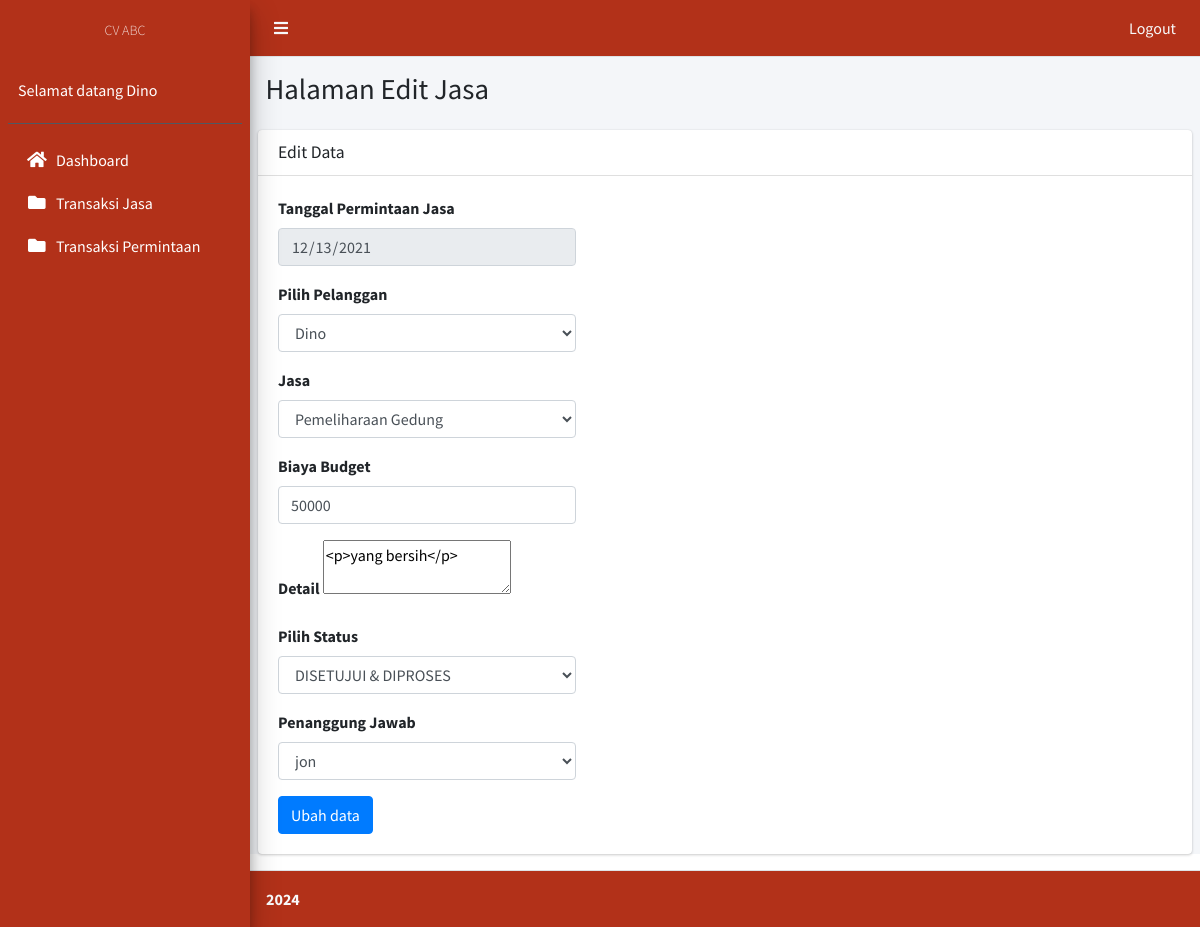
/jasa-edit.php?id=1 (signed in), run on the app's committed database.
### tables this page shows
CREATE TABLE `jasa` (
  `id` int(11) NOT NULL,
  `jasa_id` int(11) NOT NULL,
  `tanggal` date NOT NULL,
  `pelanggan_id` int(11) NOT NULL,
  `biaya_budget` varchar(250) NOT NULL,
  `status` varchar(250) NOT NULL,
  `penanggung_jawab` int(11) NOT NULL,
  `detail` text DEFAULT NULL
);

CREATE TABLE `pelanggan` (
  `id` int(11) NOT NULL,
  `kode` varchar(50) DEFAULT NULL,
  `nik` varchar(150) DEFAULT NULL,
  `nama` varchar(150) DEFAULT NULL,
  `alamat` text DEFAULT NULL,
  `hp` varchar(18) DEFAULT NULL,
  `username` varchar(50) DEFAULT NULL,
  `password` varchar(50) DEFAULT NULL,
  `verifikasi` enum('sudah_verifikasi','waiting','data_tidak_valid') DEFAULT NULL,
  `email` varchar(100) DEFAULT NULL,
  `tgl_daftar` date DEFAULT NULL,
  `jenkel` enum('Pria','Wanita') NOT NULL
);

CREATE TABLE `pelayanan` (
  `id` int(11) NOT NULL,
  `nama_pelayanan` varchar(150) DEFAULT NULL,
  `jenis` enum('jasa','pengadaan') DEFAULT NULL
);

CREATE TABLE `karyawan` (
  `id` int(11) NOT NULL,
  `nik` varchar(50) DEFAULT NULL,
  `nama` varchar(50) DEFAULT NULL,
  `jenkel` varchar(50) DEFAULT NULL,
  `jabatan` varchar(50) DEFAULT NULL,
  `no_hp` varchar(50) DEFAULT NULL,
  `alamat` text DEFAULT NULL,
  `status_aktif` varchar(20) DEFAULT NULL,
  `username` varchar(250) DEFAULT NULL,
  `password` varchar(250) DEFAULT NULL
);

### jasa-edit.php (the view, shortened to what this page needs)
<?php
  include('templates/header.php');
  include('templates/sidebar.php');
?>
  <div class="content-wrapper">
    <section class="content-header">
      <div class="container-fluid">
        <div class="row mb-2">
          <div class="col-sm-6">
            <h1>Halaman Edit Jasa</h1>
          </div>
        </div>
      </div>
    </section>
    <section class="content">
      <div class="card">
        <div class="card-header">
          <h3 class="card-title">Edit Data</h3>
        </div>
        <div class="card-body">
          <?php
          include('koneksi.php');
          $id = $_GET['id'];
          $data   = mysqli_query($koneksi, "select * from jasa where id = '$id'");
          $row  = mysqli_fetch_assoc($data);
          ?>
          <form action="" method="post" role="form">
             <div class="form-group">
              <label>Tanggal Permintaan Jasa</label>
              <input type="date" name="tanggal" class="form-control col-4" value="<?= $row['tanggal']; ?>" readonly >
            </div>
            <div class="form-group">
              <label>Pilih Pelanggan</label>
              <select class="form-control col-sm-4" name="pelanggan_id" required="" >
                <?php
                  $datas = mysqli_query($koneksi, "select * from pelanggan") or die(mysqli_error($koneksi));
                  while($row1 = mysqli_fetch_assoc($datas)) {
                ?>
                <option value="<?= $row1['id'] ?>" <?= ($row['pelanggan_id'] == $row1['id']) ? 'selected' : ''; ?>><?= $row1['nama'] ?></option>
              <?php } ?>
              </select>
            </div>
            <div class="form-group">
              <label>Jasa</label>
              <select class="form-control col-sm-4" name="jasa_id" required="" >
                <?php
                  $datas = mysqli_query($koneksi, "select * from pelayanan") or die(mysqli_error($koneksi));
                  while($row1 = mysqli_fetch_assoc($datas)) {
                ?>
                <option value="<?= $row1['id'] ?>" <?= ($row['jasa_id'] == $row1['id']) ? 'selected' : ''; ?>><?= $row1['nama_pelayanan'] ?></option>
              <?php } ?>
              </select>
            </div>
            <div class="form-group">
              <label>Biaya Budget</label>
              <input type="number" min="0" name="biaya_budget" class="form-control col-4" required value="<?= $row['biaya_budget']; ?>" >
            </div>
            <div class="form-group">
              <label>Detail</label>
              <textarea name="detail" class="textarea"><?= $row['detail']; ?></textarea>
            </div>
            <div class="form-group">
              <label>Pilih Status</label>
              <select class="form-control col-sm-4" name="status" required="">
                <option value="DISETUJUI & DIPROSES" <?= ($row['status'] == 'DISETUJUI & DIPROSES') ? 'selected' : ''; ?>>DISETUJUI & DIPROSES</option>
              </select>
            </div>
            <div class="form-group">
              <label>Penanggung Jawab</label>
              <select class="form-control col-sm-4" name="penanggung_jawab" required="" >
                <?php
                  $datas = mysqli_query($koneksi, "select * from karyawan") or die(mysqli_error($koneksi));
                  while($row1 = mysqli_fetch_assoc($datas)) {
                ?>
                <option value="<?= $row1['id'] ?>" <?= ($row['penanggung_jawab'] == $row1['id']) ? 'selected' : ''; ?>><?= $row1['nama'] ?></option>
              <?php } ?>
              </select>
            </div>
            <button type="submit" class="btn btn-primary" name="submit" value="simpan">Ubah data</button>
          </form>
      </div>
    </div>
    </section>
  </div>
  <?php
    include('templates/footer.php');
  ?>

### data on the page
jasa: tanggal "12/13/2021", pelanggan_id "Dino", jasa_id "Pemeliharaan Gedung", biaya_budget "50000", detail "<p>yang bersih</p>", status "DISETUJUI & DIPROSES", penanggung_jawab "jon"

### other printed values
$_SESSION['nama'] "Dino"
